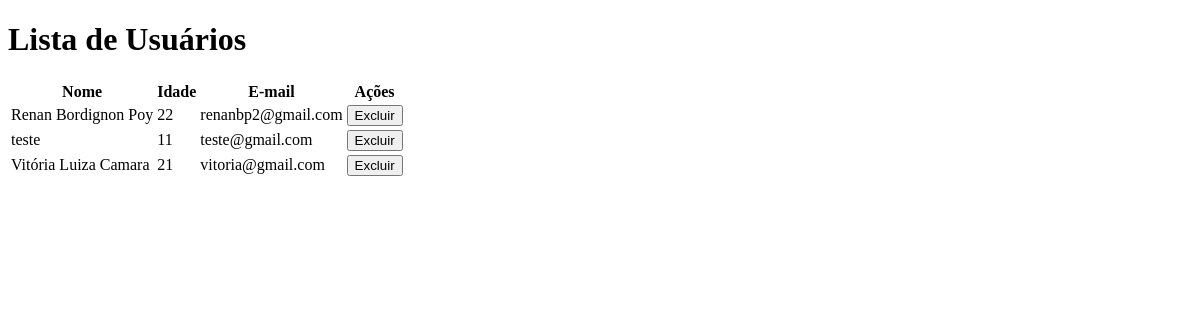
The page /tela-inicial/usuarios/ on the database as committed earlier.
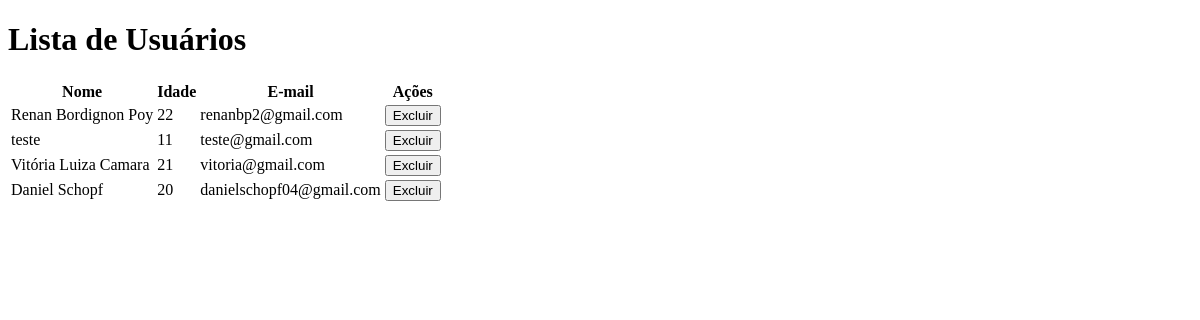
The same page on the database as committed later.
### usuario/models.py (models this page shows, shortened)
class Usuario(AbstractBaseUser, PermissionsMixin):
    is_staff = models.BooleanField('Membro da equipe', default=False,
        help_text='Designa se este usuário pode acessar a área de administração.')
    nome = models.CharField('Nome', max_length=250)
    idade = models.PositiveIntegerField('Idade')
    email = models.EmailField('E-mail', unique=True, validators=[EmailValidator()])
    cpf = models.CharField('CPF', max_length=14, unique=True)
    cep = models.CharField('CEP', max_length=9)
    endereco = models.CharField('Endereço', max_length=255, blank=True)
    numero = models.CharField('Número', max_length=10, blank=True)
    complemento = models.CharField('Complemento', max_length=255, blank=True)
    bairro = models.CharField('Bairro', max_length=100, blank=True)
    cidade = models.CharField('Cidade', max_length=100, blank=True)
    estado = models.CharField('Estado', max_length=100, blank=True)
    objects = UsuarioManager()
    USERNAME_FIELD = 'email'
    REQUIRED_FIELDS = ['nome', 'idade', 'cpf']
    groups = models.ManyToManyField(
        'auth.Group',
        verbose_name='groups',
        blank=True,
        related_name='auth_user_groups'  # related_name para o auth.User.groups
    )
    user_permissions = models.ManyToManyField(
        'auth.Permission',
        verbose_name='user permissions',
        blank=True,
        related_name='auth_user_permissions'  # related_name para o auth.User.user_permissions
    )

### usuario/views.py (the view)
# urls.py: path("usuarios/", views.lista_usuarios, name="lista_usuarios"),
def lista_usuarios(request):
    usuarios = Usuario.objects.all()
    return render(request, "lista_usuarios.html", {"usuarios": usuarios})

### usuario/templates/lista_usuarios.html (shortened to what this page needs)
<!DOCTYPE html>
<html lang="en">
<head>
</head>
<body>
    <h1>Lista de Usuários</h1>
    <table>
        <thead>
            <tr>
                <th>Nome</th>
                <th>Idade</th>
                <th>E-mail</th>
                <th>Ações</th>
            </tr>
        </thead>
        <tbody>
            {% for usuario in usuarios %}
                <tr>
                    <td>{{ usuario.nome }}</td>
                    <td>{{ usuario.idade }}</td>
                    <td>{{ usuario.email }}</td>
                    <td>
                        <form action="{% url 'excluir_usuario' usuario.id %}" method="post">
                            <button type="submit">Excluir</button>
                        </form>
                    </td>
                </tr>
            {% endfor %}
        </tbody>
    </table>
</body>
</html>

Rows that differ between the two databases and show on the page:
added Usuario: nome "Daniel Schopf", idade "20", email "danielschopf04@gmail.com"
